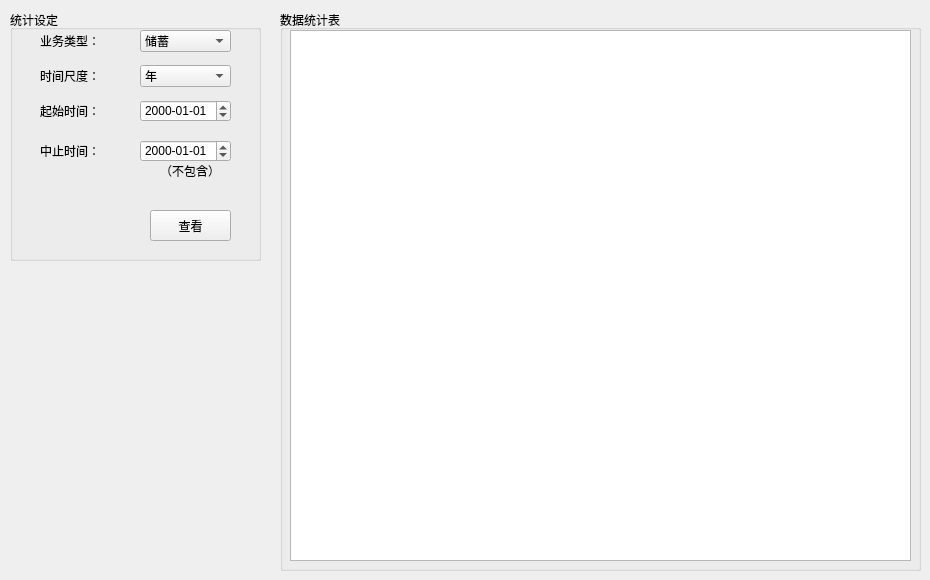
    <widget class="QWidget" name="tab_6">
     <attribute name="title">
      <string>业务统计</string>
     </attribute>
     <widget class="QGroupBox" name="statSettingGroupBox">
      <property name="geometry">
       <rect>
        <x>10</x>
        <y>10</y>
        <width>251</width>
        <height>251</height>
       </rect>
      </property>
      <property name="title">
       <string>统计设定</string>
      </property>
      <widget class="QComboBox" name="statTypeComboBox">
       <property name="geometry">
        <rect>
         <x>130</x>
         <y>20</y>
         <width>91</width>
         <height>22</height>
        </rect>
       </property>
       <item>
        <property name="text">
         <string>储蓄</string>
        </property>
       </item>
       <item>
        <property name="text">
         <string>贷款</string>
        </property>
       </item>
      </widget>
      <widget class="QLabel" name="statLabel">
       <property name="geometry">
        <rect>
         <x>30</x>
         <y>25</y>
         <width>60</width>
         <height>12</height>
        </rect>
       </property>
       <property name="text">
        <string>业务类型：</string>
       </property>
      </widget>
      <widget class="QComboBox" name="statScaleComboBox">
       <property name="geometry">
        <rect>
         <x>130</x>
         <y>55</y>
         <width>91</width>
         <height>22</height>
        </rect>
       </property>
       <item>
        <property name="text">
         <string>年</string>
        </property>
       </item>
       <item>
        <property name="text">
         <string>季度</string>
        </property>
       </item>
       <item>
        <property name="text">
         <string>月</string>
        </property>
       </item>
      </widget>
      <widget class="QLabel" name="statLabel_2">
       <property name="geometry">
        <rect>
         <x>30</x>
         <y>60</y>
         <width>60</width>
         <height>12</height>
        </rect>
       </property>
       <property name="text">
        <string>时间尺度：</string>
       </property>
      </widget>
      <widget class="QDateEdit" name="statSDateEdit">
       <property name="geometry">
        <rect>
         <x>130</x>
         <y>90</y>
         <width>91</width>
         <height>22</height>
        </rect>
       </property>
       <property name="displayFormat">
        <string>yyyy-MM-dd</string>
       </property>
      </widget>
      <widget class="QDateEdit" name="statFDateEdit">
       <property name="geometry">
        <rect>
         <x>130</x>
         <y>130</y>
         <width>91</width>
         <height>22</height>
        </rect>
       </property>
       <property name="displayFormat">
        <string>yyyy-MM-dd</string>
       </property>
      </widget>
      <widget class="QLabel" name="statLabel_3">
       <property name="geometry">
        <rect>
         <x>30</x>
         <y>95</y>
         <width>60</width>
         <height>12</height>
        </rect>
       </property>
       <property name="text">
        <string>起始时间：</string>
       </property>
      </widget>
      <widget class="QLabel" name="statLabel_4">
       <property name="geometry">
        <rect>
         <x>30</x>
         <y>135</y>
         <width>60</width>
         <height>12</height>
        </rect>
       </property>
       <property name="text">
        <string>中止时间：</string>
       </property>
      </widget>
      <widget class="QPushButton" name="statViewPushButton">
       <property name="geometry">
        <rect>
         <x>140</x>
         <y>200</y>
         <width>81</width>
         <height>31</height>
        </rect>
       </property>
       <property name="text">
        <string>查看</string>
       </property>
      </widget>
      <widget class="QLabel" name="statLabel_5">
       <property name="geometry">
        <rect>
         <x>150</x>
         <y>155</y>
         <width>60</width>
         <height>12</height>
        </rect>
       </property>
       <property name="text">
        <string>（不包含）</string>
       </property>
      </widget>
     </widget>
     <widget class="QGroupBox" name="statTableGroupBox">
      <property name="geometry">
       <rect>
        <x>280</x>
        <y>10</y>
        <width>641</width>
        <height>561</height>
       </rect>
      </property>
      <property name="title">
       <string>数据统计表</string>
      </property>
      <widget class="QTableView" name="statTableView">
       <property name="geometry">
        <rect>
         <x>10</x>
         <y>20</y>
         <width>621</width>
         <height>531</height>
        </rect>
       </property>
      </widget>
     </widget>
    </widget>
